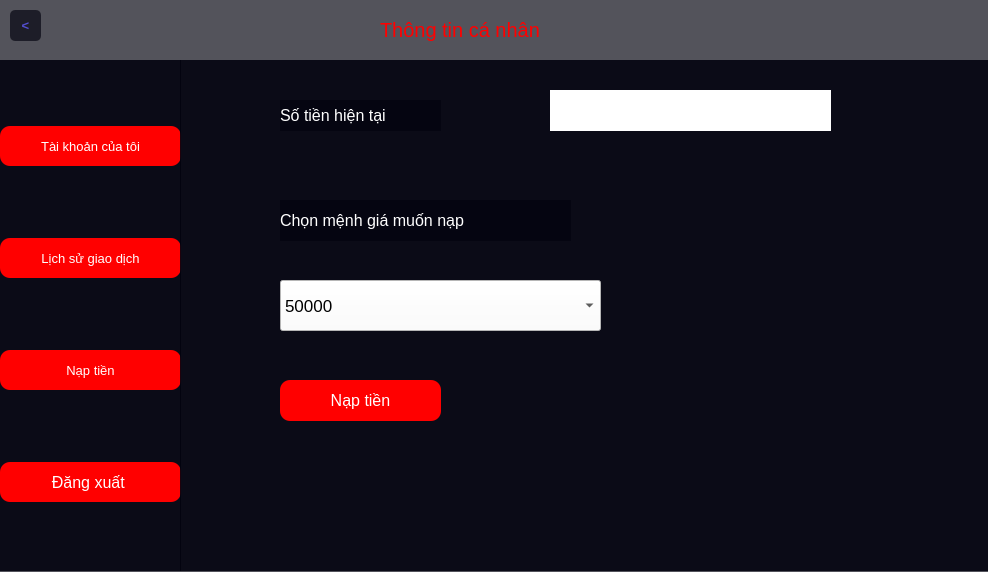
<?xml version="1.0" encoding="UTF-8"?>
<ui version="4.0">
 <class>MainWindow</class>
 <widget class="QMainWindow" name="MainWindow">
  <property name="geometry">
   <rect>
    <x>0</x>
    <y>0</y>
    <width>988</width>
    <height>572</height>
   </rect>
  </property>
  <property name="windowTitle">
   <string>MainWindow</string>
  </property>
  <widget class="QWidget" name="centralwidget">
   <widget class="QWidget" name="widget" native="true">
    <property name="geometry">
     <rect>
      <x>-10</x>
      <y>-30</y>
      <width>998</width>
      <height>998</height>
     </rect>
    </property>
    <property name="font">
     <font>
      <pointsize>9</pointsize>
     </font>
    </property>
    <property name="styleSheet">
     <string notr="true">background:rgba(2, 2, 13, 0.659)</string>
    </property>
    <widget class="QWidget" name="widget_2" native="true">
     <property name="geometry">
      <rect>
       <x>10</x>
       <y>90</y>
       <width>181</width>
       <height>511</height>
      </rect>
     </property>
     <property name="styleSheet">
      <string notr="true">background:rgba(2, 2, 13, 0.659)</string>
     </property>
     <widget class="QWidget" name="layoutWidget">
      <property name="geometry">
       <rect>
        <x>0</x>
        <y>0</y>
        <width>181</width>
        <height>511</height>
       </rect>
      </property>
      <layout class="QVBoxLayout" name="verticalLayout">
       <item>
        <widget class="QPushButton" name="acc_info">
         <property name="minimumSize">
          <size>
           <width>40</width>
           <height>40</height>
          </size>
         </property>
         <property name="font">
          <font>
           <pointsize>10</pointsize>
          </font>
         </property>
         <property name="styleSheet">
          <string notr="true">background-color: rgb(255, 0, 0);
color: rgb(255,255,255);
border-radius : 10px</string>
         </property>
         <property name="text">
          <string>Tài khoản của tôi</string>
         </property>
         <property name="checkable">
          <bool>true</bool>
         </property>
         <property name="autoExclusive">
          <bool>true</bool>
         </property>
        </widget>
       </item>
       <item>
        <widget class="QPushButton" name="trading_history">
         <property name="minimumSize">
          <size>
           <width>40</width>
           <height>40</height>
          </size>
         </property>
         <property name="font">
          <font>
           <pointsize>10</pointsize>
          </font>
         </property>
         <property name="styleSheet">
          <string notr="true">background-color: rgb(255, 0, 0);
color: rgb(255,255,255);
border-radius : 10px</string>
         </property>
         <property name="text">
          <string>Lịch sử giao dịch</string>
         </property>
         <property name="checkable">
          <bool>true</bool>
         </property>
         <property name="autoExclusive">
          <bool>true</bool>
         </property>
        </widget>
       </item>
       <item>
        <widget class="QPushButton" name="add_money">
         <property name="minimumSize">
          <size>
           <width>40</width>
           <height>40</height>
          </size>
         </property>
         <property name="font">
          <font>
           <pointsize>10</pointsize>
          </font>
         </property>
         <property name="styleSheet">
          <string notr="true">background-color: rgb(255, 0, 0);
color: rgb(255,255,255);
border-radius : 10px</string>
         </property>
         <property name="text">
          <string>Nạp tiền</string>
         </property>
         <property name="checkable">
          <bool>true</bool>
         </property>
         <property name="autoExclusive">
          <bool>true</bool>
         </property>
        </widget>
       </item>
       <item>
        <widget class="QPushButton" name="logout">
         <property name="minimumSize">
          <size>
           <width>40</width>
           <height>40</height>
          </size>
         </property>
         <property name="font">
          <font>
           <pointsize>12</pointsize>
          </font>
         </property>
         <property name="styleSheet">
          <string notr="true">background-color: rgb(255, 0, 0);
color: rgb(255,255,255);
border-radius : 10px</string>
         </property>
         <property name="text">
          <string>Đăng xuất </string>
         </property>
         <property name="checkable">
          <bool>true</bool>
         </property>
         <property name="autoExclusive">
          <bool>true</bool>
         </property>
        </widget>
       </item>
      </layout>
     </widget>
    </widget>
    <widget class="QStackedWidget" name="stackedWidget">
     <property name="geometry">
      <rect>
       <x>190</x>
       <y>90</y>
       <width>811</width>
       <height>511</height>
      </rect>
     </property>
     <property name="styleSheet">
      <string notr="true">background:rgba(2, 2, 13, 0.659)</string>
     </property>
     <property name="currentIndex">
      <number>2</number>
     </property>
     <widget class="QWidget" name="page">
      <widget class="QLabel" name="user_name">
       <property name="geometry">
        <rect>
         <x>140</x>
         <y>60</y>
         <width>111</width>
         <height>31</height>
        </rect>
       </property>
       <property name="font">
        <font>
         <pointsize>12</pointsize>
        </font>
       </property>
       <property name="styleSheet">
        <string notr="true">color: rgb(255,255,255)</string>
       </property>
       <property name="text">
        <string>Họ và tên</string>
       </property>
      </widget>
      <widget class="QLabel" name="user_age">
       <property name="geometry">
        <rect>
         <x>140</x>
         <y>130</y>
         <width>81</width>
         <height>31</height>
        </rect>
       </property>
       <property name="font">
        <font>
         <pointsize>12</pointsize>
        </font>
       </property>
       <property name="styleSheet">
        <string notr="true">color: rgb(255,255,255)</string>
       </property>
       <property name="text">
        <string>Tuổi</string>
       </property>
      </widget>
      <widget class="QLabel" name="user_money">
       <property name="geometry">
        <rect>
         <x>140</x>
         <y>200</y>
         <width>81</width>
         <height>31</height>
        </rect>
       </property>
       <property name="font">
        <font>
         <pointsize>12</pointsize>
        </font>
       </property>
       <property name="styleSheet">
        <string notr="true">color: rgb(255,255,255)</string>
       </property>
       <property name="text">
        <string>Số tiền</string>
       </property>
      </widget>
      <widget class="QLabel" name="user_name_2">
       <property name="geometry">
        <rect>
         <x>350</x>
         <y>60</y>
         <width>261</width>
         <height>31</height>
        </rect>
       </property>
       <property name="font">
        <font>
         <pointsize>10</pointsize>
        </font>
       </property>
       <property name="styleSheet">
        <string notr="true">background-color: rgb(255,255,255)</string>
       </property>
       <property name="text">
        <string/>
       </property>
      </widget>
      <widget class="QLabel" name="user_age_2">
       <property name="geometry">
        <rect>
         <x>350</x>
         <y>130</y>
         <width>261</width>
         <height>31</height>
        </rect>
       </property>
       <property name="font">
        <font>
         <pointsize>10</pointsize>
        </font>
       </property>
       <property name="styleSheet">
        <string notr="true">background-color: rgb(255,255,255)</string>
       </property>
       <property name="text">
        <string/>
       </property>
      </widget>
      <widget class="QLabel" name="user_money_2">
       <property name="geometry">
        <rect>
         <x>350</x>
         <y>200</y>
         <width>261</width>
         <height>31</height>
        </rect>
       </property>
       <property name="font">
        <font>
         <pointsize>10</pointsize>
        </font>
       </property>
       <property name="styleSheet">
        <string notr="true">background-color: rgb(255,255,255)</string>
       </property>
       <property name="text">
        <string/>
       </property>
      </widget>
      <widget class="QPushButton" name="change_pw">
       <property name="geometry">
        <rect>
         <x>440</x>
         <y>290</y>
         <width>171</width>
         <height>40</height>
        </rect>
       </property>
       <property name="minimumSize">
        <size>
         <width>40</width>
         <height>40</height>
        </size>
       </property>
       <property name="font">
        <font>
         <pointsize>10</pointsize>
        </font>
       </property>
       <property name="styleSheet">
        <string notr="true">background-color: rgb(255, 0, 0);
color: rgb(255,255,255);
border-radius : 10px</string>
       </property>
       <property name="text">
        <string>Đổi mật khẩu</string>
       </property>
       <property name="checkable">
        <bool>true</bool>
       </property>
       <property name="autoExclusive">
        <bool>true</bool>
       </property>
      </widget>
      <widget class="QPushButton" name="change_info">
       <property name="geometry">
        <rect>
         <x>440</x>
         <y>380</y>
         <width>171</width>
         <height>40</height>
        </rect>
       </property>
       <property name="minimumSize">
        <size>
         <width>40</width>
         <height>40</height>
        </size>
       </property>
       <property name="font">
        <font>
         <pointsize>10</pointsize>
        </font>
       </property>
       <property name="styleSheet">
        <string notr="true">background-color: rgb(255, 0, 0);
color: rgb(255,255,255);
border-radius : 10px</string>
       </property>
       <property name="text">
        <string>Thay đổi thông tin</string>
       </property>
       <property name="checkable">
        <bool>true</bool>
       </property>
       <property name="autoExclusive">
        <bool>true</bool>
       </property>
      </widget>
     </widget>
     <widget class="QWidget" name="page_2">
      <widget class="QTableWidget" name="tableWidget">
       <property name="geometry">
        <rect>
         <x>0</x>
         <y>0</y>
         <width>811</width>
         <height>511</height>
        </rect>
       </property>
       <property name="minimumSize">
        <size>
         <width>521</width>
         <height>0</height>
        </size>
       </property>
       <property name="styleSheet">
        <string notr="true">background:rgba(2, 2, 13, 0.659)</string>
       </property>
       <column>
        <property name="text">
         <string>Tên phim</string>
        </property>
        <property name="textAlignment">
         <set>AlignCenter</set>
        </property>
       </column>
       <column>
        <property name="text">
         <string>Giá tiền</string>
        </property>
        <property name="textAlignment">
         <set>AlignCenter</set>
        </property>
       </column>
       <column>
        <property name="text">
         <string>Ngày mua</string>
        </property>
        <property name="textAlignment">
         <set>AlignCenter</set>
        </property>
       </column>
      </widget>
     </widget>
     <widget class="QWidget" name="page_3">
      <widget class="QLabel" name="label_2">
       <property name="geometry">
        <rect>
         <x>100</x>
         <y>140</y>
         <width>291</width>
         <height>41</height>
        </rect>
       </property>
       <property name="font">
        <font>
         <pointsize>12</pointsize>
        </font>
       </property>
       <property name="styleSheet">
        <string notr="true">color: rgb(255,255,255)</string>
       </property>
       <property name="text">
        <string>Chọn mệnh giá muốn nạp</string>
       </property>
      </widget>
      <widget class="QComboBox" name="nt">
       <property name="geometry">
        <rect>
         <x>100</x>
         <y>220</y>
         <width>321</width>
         <height>51</height>
        </rect>
       </property>
       <property name="font">
        <font>
         <pointsize>13</pointsize>
        </font>
       </property>
       <property name="styleSheet">
        <string notr="true">background-color: rgb(255,255,255)</string>
       </property>
       <item>
        <property name="text">
         <string>50000</string>
        </property>
       </item>
       <item>
        <property name="text">
         <string>100000</string>
        </property>
       </item>
       <item>
        <property name="text">
         <string>200000</string>
        </property>
       </item>
       <item>
        <property name="text">
         <string>500000</string>
        </property>
       </item>
       <item>
        <property name="text">
         <string>1000000</string>
        </property>
       </item>
       <item>
        <property name="text">
         <string>2000000</string>
        </property>
       </item>
      </widget>
      <widget class="QLabel" name="label_3">
       <property name="geometry">
        <rect>
         <x>100</x>
         <y>40</y>
         <width>161</width>
         <height>31</height>
        </rect>
       </property>
       <property name="font">
        <font>
         <pointsize>12</pointsize>
        </font>
       </property>
       <property name="styleSheet">
        <string notr="true">color: rgb(255,255,255)</string>
       </property>
       <property name="text">
        <string>Số tiền hiện tại </string>
       </property>
      </widget>
      <widget class="QLabel" name="cur_money">
       <property name="geometry">
        <rect>
         <x>370</x>
         <y>30</y>
         <width>281</width>
         <height>41</height>
        </rect>
       </property>
       <property name="font">
        <font>
         <pointsize>12</pointsize>
        </font>
       </property>
       <property name="styleSheet">
        <string notr="true">background-color: rgb(255,255,255)</string>
       </property>
       <property name="text">
        <string/>
       </property>
      </widget>
      <widget class="QPushButton" name="nt_btn">
       <property name="geometry">
        <rect>
         <x>100</x>
         <y>320</y>
         <width>161</width>
         <height>41</height>
        </rect>
       </property>
       <property name="font">
        <font>
         <pointsize>12</pointsize>
        </font>
       </property>
       <property name="styleSheet">
        <string notr="true">background-color: rgb(255, 0, 0);
color: rgb(255,255,255);
border-radius : 10px</string>
       </property>
       <property name="text">
        <string>Nạp tiền</string>
       </property>
      </widget>
     </widget>
    </widget>
    <widget class="QLabel" name="label">
     <property name="geometry">
      <rect>
       <x>390</x>
       <y>40</y>
       <width>251</width>
       <height>39</height>
      </rect>
     </property>
     <property name="font">
      <font>
       <pointsize>15</pointsize>
      </font>
     </property>
     <property name="styleSheet">
      <string notr="true">color: rgb(255,0,0);
background-color: rgba(0,0,0,0)
</string>
     </property>
     <property name="text">
      <string>Thông tin cá nhân</string>
     </property>
    </widget>
    <widget class="QPushButton" name="back">
     <property name="geometry">
      <rect>
       <x>20</x>
       <y>40</y>
       <width>31</width>
       <height>31</height>
      </rect>
     </property>
     <property name="font">
      <font>
       <pointsize>10</pointsize>
       <weight>75</weight>
       <bold>true</bold>
      </font>
     </property>
     <property name="styleSheet">
      <string notr="true">QPushButton#back{
color :rgb(83, 78, 209);
border-radius : 5px
}
QPushButton#back:hover{
background-color: rgba(212, 181, 181, 0.729);
}</string>
     </property>
     <property name="text">
      <string>&lt;</string>
     </property>
    </widget>
   </widget>
  </widget>
 </widget>
 <resources/>
 <connections/>
</ui>
